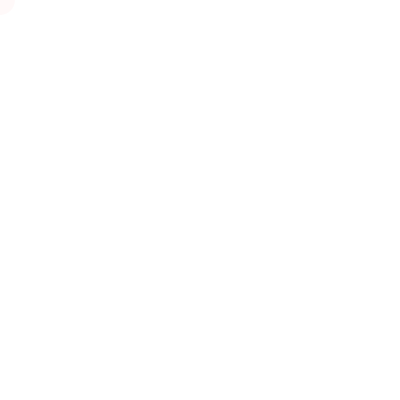
Frame 1 (no input)
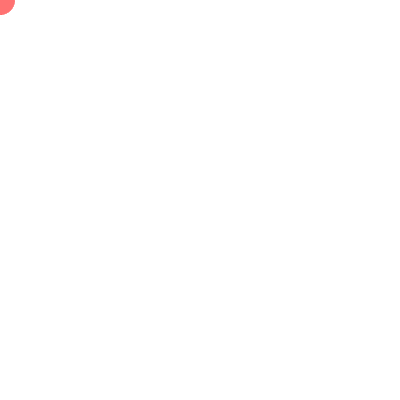
Frame 60 (the mouse pressed at the canvas centre just before this capture)
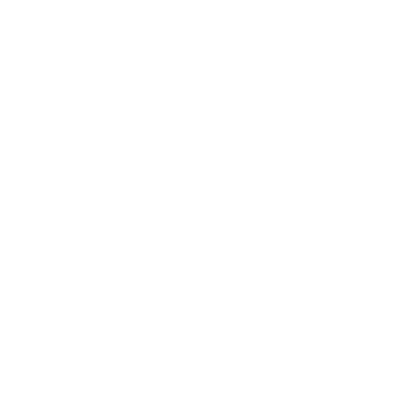
Frame 120 (the mouse held since frame 60 and released just before this capture)

The Processing sketch that drew these frames (run headless with seeded random() and noise(); from frame 60 on, the mouse is pressed at the canvas centre):

// Processing sketch: Conditionals_III
// ── Conditionals_III.pde

void setup() {
  size(400, 400);
  background(255);
  noStroke();
}

void draw() {

  if (mousePressed) { 
    background(255);
  } else {
    fill(255, 100, 100, 10);
    ellipse(mouseX, mouseY, 30, 30);
  }
}
